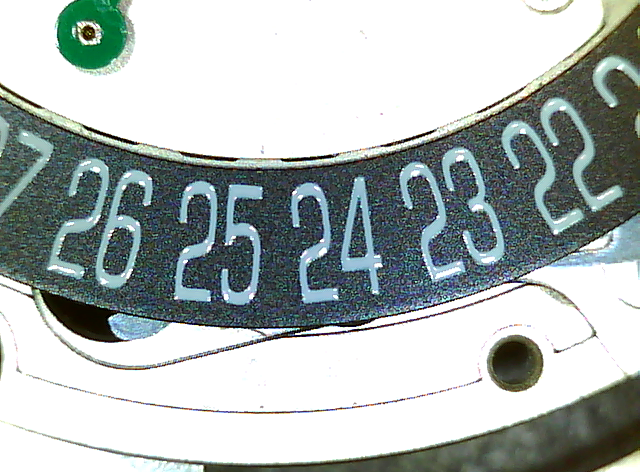
//> input picture OpencvTest2/fullPicture.png, 640 x 472 px, given in place of the camera
$ ./OpencvTest2_-_Backup_3   (built with g++ and OpenCV 4)
//> lines starting //> are read from the running program, lines starting //| are printed output that depends on the picture
### OpencvTest2/stdafx.h
// stdafx.h : include file for standard system include files,
// or project specific include files that are used frequently, but
// are changed infrequently
//

#pragma once

#include "targetver.h"

#include <stdio.h>
#include <tchar.h>


// TODO: reference additional headers your program requires here

### OpencvTest2/OpencvTest2 - Backup 3.cpp
// ------------------- INCLUDE ----------------------

#include "stdafx.h"
#include <iostream>
#include <string>
#include <opencv2\opencv.hpp>
#include <stdio.h>
#include <stdlib.h>
#include <sys/timeb.h>
#include <vector>

#define _USE_MATH_DEFINES
#include <math.h>

using namespace std;
using namespace cv;


// ------------------- HEADER ----------------------

struct Picture{
	Mat image;
	int insideContourNumber;
};


// ------------------- HEADER ----------------------

// Take pictures
Mat takePicture(int cameraId);
void takeTrainingPicture(int cameraId);

// Training
void training();
bool saveXmlContourNumbers(map<int, set<int>> insideContourTable);
bool saveXmlPerimeter(vector<Point2d> perimeterDatas);
bool saveXmlTraining(vector<int> classificationIntsTab, Mat trainingImagesAsFlattened);
void setInDataBase(int value, Mat numberMat, vector<int> &classificationIntsTab, Mat &trainingImagesAsFlattened);

// Load training
int loadInsideContourValues();
int loadPerimeterValues();
int initKNN();

// Character recognition
int applyKNN(Mat pictureToCompare);
vector<int> KNNRange(Mat pictureToCompare);
vector<int> getAuthorizedNumbers(int insideContourNumber);
int averageNumberFound(vector<int> knnRange, vector<int> perimeterRange, vector <int> authorizedNumber);
bool getPerimeterRange(Mat pictureToCompare, vector<int> &perimeterRange);

// Picture modification
Mat setSearchingArea(Mat img_src);
void pictureToPolygons(Mat img_src, Picture &leftPicture, Picture &rightPicture, int thresholdValue);
Picture getPolygon(vector<vector<Point>> contours, int areaIndex, vector<Vec4i> hierarchy, Mat img_src);
Mat getStraightPolygon(Mat img_src, Rect pictureBoundRect, vector<Point> pictureContour);
vector<Point> getLargestContour(Mat pictureToCompare);
void cropPicture(Mat &pictureToCrop, Rect newArea);
Mat inverseColor(Mat picture);

// Main function
int getNumberInPicture(Mat pictureToCompare);

// Time elapsed
int getMilliCount();
int getMilliSpan(int nTimeStart);

// Angle conversion
float angleConversion(float angle);

// Vector contain
bool vectorContains(vector<int> tab, int value);

// Sort array
void swap(Point2d tableau[], int a, int b);
void sortTabByY(Point2d tableau[], int debut, int fin);

void CallBackFunc(int event, int x, int y, int flags, void *userdata);
Mat img; Point p1, p2; bool initPointSet;
Mat setSearchingArea2(Mat img_src, Point a, Point b);


// ------------------- CONSTANTS FOR THE PROGRAM ----------------------

// Constants to resize pictures
const int RESIZED_IMAGE_WIDTH = 40;
const int RESIZED_IMAGE_HEIGHT = 60;

// Constant threshold for picture manipulation
const int THRESHOLD_VALUE = 127;

// Constant to set if the program made a new training
const bool ASK_FOR_TRAINING_DEFAULT = false;

// Constant path
const string XML_PATH = "xml";
const string TRAINING_PICTURES_PATH = "TrainingPictures";

// Constant filename
const string XML_PERIMETER_FILE_NAME = "perimeters.xml";
const string XML_CONTOUR_TABLE_FILE_NAME = "insideContourTable.xml";
const string XML_KNN_IMAGES_FILE_NAME = "images.xml";
const string XML_KNN_CLASSIFICATION_FILE_NAME = "classification.xml";

// Constant to filter size of polygons' deteted
const int TOLERANCE_VALUE = 115;

// Search area in pourcentage of picture's size
const int SEARCH_AREA_LEFT = 30;
const int SEARCH_AREA_RIGHT = 60;
const int SEARCH_AREA_TOP = 30;
const int SEARCH_AREA_BOTTOM = 65;

// K parameter for KNN range algorithm : nb of nearest matches in range
const int KNN_K_PARAMETER = 10;


// ------------------- LOCAL VARIABLES ----------------------

// Local variable for training's matrix
Mat TrainingImagesAsFlattenedFloats;
Mat ClassificationInts;
vector<Point2d> perimeterDatas;
map<int, vector<int>> insideContourTable;


// ------------------- FUNCTIONS ----------------------

int main(int argc, char *argv[])
{
	int startTime;
	bool askForTraining = ASK_FOR_TRAINING_DEFAULT;

	// Set if training is required
	if (argc > 1) {
		if ((string)argv[1] == "true")
			askForTraining = true;
	}

	// Launch the training function
	if (askForTraining) {
		startTime = getMilliCount();
		cout << "--- Training started ---" << endl;
		training();
		cout << "--- Training finished (" << getMilliSpan(startTime) << " ms) ---" << endl << endl;
	}

	// Loading KNN xml
	startTime = getMilliCount();
	if(initKNN()==0)
		cout << "KNN database's xml loaded (" << getMilliSpan(startTime) << " ms)" << endl;

	// Loading xml perimeter
	startTime = getMilliCount();
	if(loadPerimeterValues() == 0)
		cout << "Perimeters' xml loaded (" << getMilliSpan(startTime) << " ms)" << endl;

	// Loading xml inside contours
	startTime = getMilliCount();
	if(loadInsideContourValues()==0)
		cout << "Inside contours' xml loaded (" << getMilliSpan(startTime) << " ms)" << endl << endl;

	// Main loop
	cout << "--- Main loop has started ---" << endl;

	while (true) {
		cout << endl;
		Mat image;
		char key = 'q';
		while (key != ' ' && key != 27) {
			image = setSearchingArea(takePicture(1));
//> in takePicture, picture is the input picture: 472 rows x 640 cols, CV_8UC3; mean B, G, R 179.3, 180.7, 172
//> in setSearchingArea, `cvSetImageROI(frame, cvRect(x, y, width, height));`:
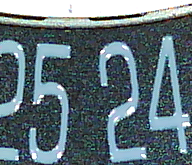
//> frame: 165 rows x 192 cols, CV_8UC3; mean B, G, R 122.5, 114.7, 96.8
//> in setSearchingArea, `img_src = (cvarrToMat(frame).clone());`: frame: 165 rows x 192 cols, CV_8UC3; every value is 255
//> in setSearchingArea, `cvResetImageROI(frame);`: frame: 472 rows x 640 cols, CV_8UC3; every value is 255
			imshow("Image prise", image);
			key = waitKey(10);
//> the 'q' key is pressed
		}
		if (key == 27)
			break;

		Picture leftPicture, rightPicture;
		pictureToPolygons(image, leftPicture, rightPicture, THRESHOLD_VALUE);


		// *********************** KNN methods **************************
		startTime = getMilliCount();
		int valueKNNLeft = applyKNN(leftPicture.image);
		if (valueKNNLeft >= 0)
			cout << "Left number read with KNN methods : " << valueKNNLeft << " (" << getMilliSpan(startTime) << " ms)" << endl;

		startTime = getMilliCount();
		int valueKNNRight = applyKNN(rightPicture.image);
		if(valueKNNRight >= 0)
			cout << "Right number read with KNN methods : " << valueKNNRight << " (" << getMilliSpan(startTime) << " ms)" << endl;


		// *********************** KNN methods with range **************************
		vector<int> knnRangeValuesLeft, knnRangeValuesRight;
		if (!leftPicture.image.empty()) {
			startTime = getMilliCount();
			knnRangeValuesLeft = KNNRange(leftPicture.image);
			cout << "Left number range with KNN method : ";
			for (int i = 0; i < knnRangeValuesLeft.size(); ++i)
				cout << knnRangeValuesLeft[i] << " ";
			cout << "(" << getMilliSpan(startTime) << " ms)" << endl;
			imshow("Left picture contour", leftPicture.image);
		}
		if (!rightPicture.image.empty()) {
			startTime = getMilliCount();
			knnRangeValuesRight = KNNRange(rightPicture.image);
			cout << "Right number range with KNN method : ";
			for (int i = 0; i < knnRangeValuesRight.size(); ++i)
				cout << knnRangeValuesRight[i] << " ";
			cout << "(" << getMilliSpan(startTime) << " ms)" << endl;
			imshow("Right picture contour", rightPicture.image);
		}


		// *********************** Perimeter methods with range **************************
		startTime = getMilliCount();
		vector<int> rangePerimeterListLeft, rangePerimeterListRight;
		if (!leftPicture.image.empty()) {
			getPerimeterRange(leftPicture.image, rangePerimeterListLeft);
			cout << "Left number range with perimeter method : ";
			for (int i = 0; i < rangePerimeterListLeft.size(); ++i)
				cout << rangePerimeterListLeft[i] << " ";
			cout << "(" << getMilliSpan(startTime) << " ms)" << endl;
		}
		if (!rightPicture.image.empty()) {
			getPerimeterRange(rightPicture.image, rangePerimeterListRight);
			cout << "Right number range with perimeter method : ";
			for (int i = 0; i < rangePerimeterListRight.size(); ++i)
				cout << rangePerimeterListRight[i] << " ";
			cout << "(" << getMilliSpan(startTime) << " ms)" << endl;
		}


		// *********************** Full function (KNN + perimeter + insideContour) **************************
		startTime = getMilliCount();
		int getNumberValue = getNumberInPicture(image);
		cout << "Number read with full function : " << getNumberValue << " (" << getMilliSpan(startTime) << " ms)" << endl;
	}

	destroyAllWindows();
	img = takePicture(1);
	namedWindow("Test cursor detection");
	setMouseCallback("Test cursor detection", CallBackFunc, NULL);
	imshow("Test cursor detection", img);
	initPointSet = false;
	while (waitKey(10) != ' ') {}
//> the left mouse button is pressed at (160, 118)
//> the mouse is dragged to (320, 236)
//> the mouse is dragged to (480, 354)
//> call 3 of CallBackFunc, with event = 0, x = 480, y = 354, flags = 1
//> in CallBackFunc (call 3), `rectangle(temp, p1, Point(x, y), Scalar(0, 0, 255), 2, 8, 0);`:
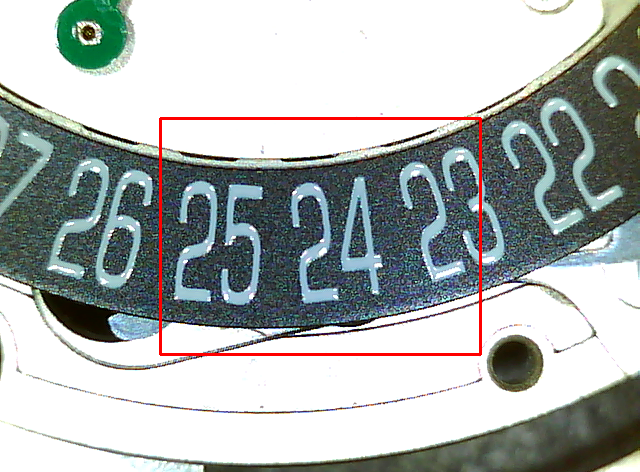
//> temp: 472 rows x 640 cols, CV_8UC3; mean B, G, R 177, 178.4, 172.7
//> the button is released at (480, 354)
//> the 'q' key is pressed
//> the Esc key is pressed
	destroyAllWindows();
	imshow("New picture area", setSearchingArea2(img, p1, p2));
//> in setSearchingArea2, `cvSetImageROI(frame, cvRect(a.x, a.y, b.x - a.x, b.y - a.y));`:
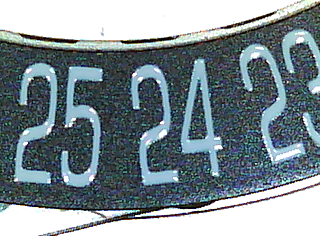
//> frame: 236 rows x 320 cols, CV_8UC3; mean B, G, R 146.1, 139.9, 126.1
	waitKey();

    return 0;
}


Mat setSearchingArea2(Mat img_src, Point a, Point b) {

	// Conversion in IplImage in order to use ROI
	IplImage *frame = new IplImage(img_src);

	// Set the new searching area
	cvSetImageROI(frame, cvRect(a.x, a.y, b.x - a.x, b.y - a.y));
	img_src = (cvarrToMat(frame).clone());
	cvResetImageROI(frame);

	return img_src;
}

void CallBackFunc(int event, int x, int y, int flags, void *userdata) {

	if (event == EVENT_LBUTTONDOWN) {
		p1 = Point(x, y);
		initPointSet = true;
	}
	if (event == EVENT_LBUTTONUP) {
		Mat new_img = img.clone();
		p2 = Point(x, y);
		rectangle(new_img, p1, p2, Scalar(0, 0, 255), 2, 8, 0);
		imshow("Test cursor detection", new_img);
		initPointSet = false;
	}
	if (event == EVENT_MOUSEMOVE && initPointSet) {
		Mat temp = img.clone();
		rectangle(temp, p1, Point(x, y), Scalar(0, 0, 255), 2, 8, 0);
		imshow("Test cursor detection", temp);
	}
}

/*//
 * Function to take a picture
 */
Mat takePicture(int cameraId) {

	VideoCapture capture(cameraId);

	capture.set(CV_CAP_PROP_FRAME_WIDTH, 640);
	capture.set(CV_CAP_PROP_FRAME_HEIGHT, 480);
	capture.set(CV_CAP_PROP_GAIN, 0);

	if (!capture.isOpened()) {
		exit(1);
	}
	Mat picture;
	capture >> picture;
	if (picture.empty()) {
		exit(2);
	}
	return picture;
}

// [19 lines left out: function takeTrainingPicture, not called in this run]

/*
* Training function for the KNN algorithm
*/
// [58 lines left out: function training, not called in this run]

/*
* Function to save xml training files for inside contours' numbers
*/
// [23 lines left out: function saveXmlContourNumbers, not called in this run]

/*
* Function to save xml training files for perimeter range
*/
// [18 lines left out: function saveXmlPerimeter, not called in this run]

/*
* Function to save xml training files for KNN algorithm
*/
// [23 lines left out: function saveXmlTraining, not called in this run]

/*
* Function to add training picture's data in the different matrix
*/
// [10 lines left out: function setInDataBase, not called in this run]

/*
* Function to load inside contour values from xml file
*/
int loadInsideContourValues() {

	// File which contain the classification of numbers
	FileStorage fsContourNumberDatas(XML_PATH + "\\" + XML_CONTOUR_TABLE_FILE_NAME, FileStorage::READ);

	if (!fsContourNumberDatas.isOpened()) {
		cout << "Error, unable to open training inside contour file..." << endl;
		return -1;
	}
	insideContourTable = map<int, vector<int>>();

	int i = 0;
	string value = "Init";
	stringstream tag;
	while (!value.empty())
	{
		tag << "contour" << i;
		fsContourNumberDatas[tag.str()] >> value;

		insideContourTable[i] = vector<int>();
		for (char number : value) {
			insideContourTable[i].push_back(number-48);
		}

		tag = stringstream();
		++i;
	}
	fsContourNumberDatas.release();

	if (i == 1) {
		cout << "Error, no datas in inside contours file..." << endl;
		return -2;
	}
	return 0;
}

/*
* Function to load perimeter values from xml file
*/
int loadPerimeterValues() {

	// File which contain the classification of numbers
	FileStorage fsPerimeterDatas(XML_PATH + "\\" + XML_PERIMETER_FILE_NAME, FileStorage::READ);

	if (!fsPerimeterDatas.isOpened()) {
		cout << "Error, unable to open training perimeter file..." << endl;
		return -1;
	}
	perimeterDatas = vector<Point2d>();

	int i = 0;
	string value = "Init";
	stringstream tag;
	while (!value.empty())
	{
		tag << "perimeter" << i;
		fsPerimeterDatas[tag.str()] >> value;

		int Index = value.find(':');
		if(!value.empty())
			perimeterDatas.push_back(Point2d(stod(value.substr(0, Index)), stod(value.substr(Index+1, value.size()-Index-1))));

		tag = stringstream();
		++i;
	}
	fsPerimeterDatas.release();

	if (i == 1) {
		cout << "Error, no datas in perimeter file..." << endl;
		return -2;
	}
	return 0;
}

/*
* Function to init KNN algorithm (load xml training files)
*/
int initKNN() {

	// File which contain the classification of numbers
	FileStorage fsClassifications(XML_PATH + "\\" + XML_KNN_CLASSIFICATION_FILE_NAME, FileStorage::READ);

	if (!fsClassifications.isOpened()) {
		cout << "Error, unable to open training classifications file..." << endl;
		return -1;
	}
	fsClassifications["classifications"] >> ClassificationInts;
	fsClassifications.release();

	// File which contain the picture's matrix of numbers
	FileStorage fsTrainingImages(XML_PATH + "\\" + XML_KNN_IMAGES_FILE_NAME, FileStorage::READ);

	if (fsTrainingImages.isOpened() == false) {
		cout << "Error, unable to open training images file..." << endl;
		return -2;
	}
	fsTrainingImages["images"] >> TrainingImagesAsFlattenedFloats;
	fsTrainingImages.release();
}

/*
* Function to search which is the number (one digit) of the picture
*/
// [29 lines left out: function applyKNN, not called in this run]

/*
* Function to search the best match numbers (range) in the picture (one digit)
*/
// [28 lines left out: function KNNRange, not called in this run]

/*
* Function to set searching area
*/
Mat setSearchingArea(Mat img_src) {

	// Conversion in IplImage in order to use ROI
	IplImage *frame = new IplImage(img_src);

	// Calcul dimensions thanks to the percentage parameters
	int x = img_src.size().width*SEARCH_AREA_LEFT / 100;
	int y = img_src.size().height*SEARCH_AREA_TOP / 100;
	int width = img_src.size().width*SEARCH_AREA_RIGHT / 100 - x;
	int height = img_src.size().height*SEARCH_AREA_BOTTOM / 100 - y;

	// Set the new searching area
	cvSetImageROI(frame, cvRect(x, y, width, height));
	img_src = (cvarrToMat(frame).clone());
	cvResetImageROI(frame);

	return img_src;
}

// [77 lines left out: function pictureToPolygons, not called in this run]

/*
* Function which return the polygon correspondant to the contour passed in parameters
* It also rotate polygon to have a straight number if bool is false
*/
// [61 lines left out: function getPolygon, not called in this run]

/*
* Function to find a number (with one or two digits) in a picture
*/
// [30 lines left out: function getNumberInPicture, not called in this run]

/*
* Function get the actual time
*/
int getMilliCount() {
	timeb tb;
	ftime(&tb);
	int nCount = tb.millitm + (tb.time & 0xfffff) * 1000;
	return nCount;
}

/*
* Function to caculate the duration between now and an other time in parameter
*/
int getMilliSpan(int nTimeStart) {
	int nSpan = getMilliCount() - nTimeStart;
	if (nSpan < 0)
		nSpan += 0x100000 * 1000;
	return nSpan;
}


// [139 lines left out: functions getStraightPolygon, angleConversion, getLargestContour, swap, sortTabByY, averageNumberFound and 4 more, not called in this run]

/*
* Function to make a negative of a picture
*/
// [8 lines left out: function inverseColor, not called in this run]

$ run again, on OpencvTest2/pictureToSearch.png
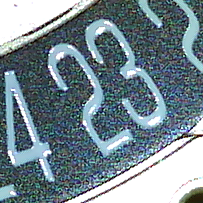
//> input picture OpencvTest2/pictureToSearch.png, 203 x 203 px, given in place of the camera
//> in takePicture, picture is the input picture: 203 rows x 203 cols, CV_8UC3; mean B, G, R 144, 135.5, 117.4
//> in CallBackFunc (call 3), `rectangle(temp, p1, Point(x, y), Scalar(0, 0, 255), 2, 8, 0);`:
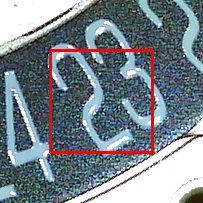
//> temp: 203 rows x 203 cols, CV_8UC3; mean B, G, R 140, 131.8, 122.1
//> in setSearchingArea2, `cvSetImageROI(frame, cvRect(a.x, a.y, b.x - a.x, b.y - a.y));`:
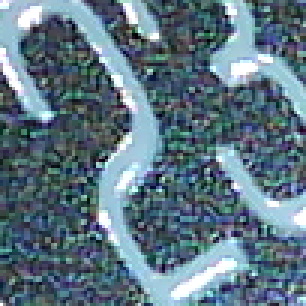
//> frame: 102 rows x 102 cols, CV_8UC3 (shown 3 times larger); mean B, G, R 131, 117.4, 93.4
